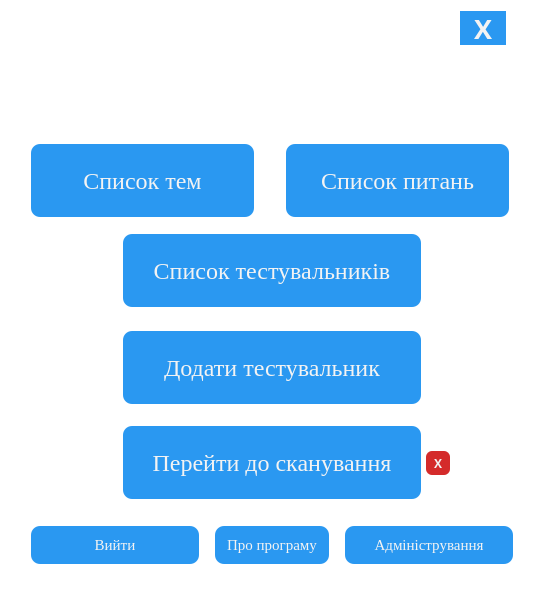
<?xml version="1.0" encoding="UTF-8"?>
<ui version="4.0">
 <class>MainWindow</class>
 <widget class="QMainWindow" name="MainWindow">
  <property name="geometry">
   <rect>
    <x>0</x>
    <y>0</y>
    <width>543</width>
    <height>590</height>
   </rect>
  </property>
  <property name="windowTitle">
   <string>Головне вікно</string>
  </property>
  <property name="styleSheet">
   <string notr="true">QMainWindow {
	 background-color: #ffffff;
}</string>
  </property>
  <widget class="QWidget" name="centralWidget">
   <widget class="QPushButton" name="themesButton">
    <property name="geometry">
     <rect>
      <x>30</x>
      <y>143</y>
      <width>225</width>
      <height>75</height>
     </rect>
    </property>
    <property name="sizePolicy">
     <sizepolicy hsizetype="Minimum" vsizetype="Preferred">
      <horstretch>0</horstretch>
      <verstretch>0</verstretch>
     </sizepolicy>
    </property>
    <property name="font">
     <font>
      <family>Georgia</family>
      <pointsize>18</pointsize>
      <weight>50</weight>
      <bold>false</bold>
     </font>
    </property>
    <property name="styleSheet">
     <string notr="true">QPushButton:hover {
	background-color: #4BB2FF;
	color: #EFEFEF;
	border-style: solid;
	border-width: 2px;
	border-radius: 10px;
	border-color: transparent;
	padding: 6px;
}
QPushButton {
	background-color: #2A98F1;
	color: #F3F3F3;
	border-style: solid;
	border-width: 2px;
	border-radius: 10px;
	border-color: transparent;
	padding: 6px;
}
QPushButton:pressed {
	background-color: #258bd9;
	color: #ffffff;
	border-style: solid;
	border-width: 2px;
	border-radius: 10px;
	border-color: transparent;
	padding: 6px;
}
QPushButton:!enabled {
	background-color: #f7f7f7;
	color: #5a5a5a;
	border-style: solid;
	border-width: 2px;
	border-radius: 10px;
	border-color: #d6d6d6;
	padding: 6px;
}</string>
    </property>
    <property name="text">
     <string>Список тем</string>
    </property>
   </widget>
   <widget class="QPushButton" name="adminButton">
    <property name="geometry">
     <rect>
      <x>344</x>
      <y>525</y>
      <width>170</width>
      <height>40</height>
     </rect>
    </property>
    <property name="font">
     <font>
      <family>Georgia</family>
      <pointsize>11</pointsize>
     </font>
    </property>
    <property name="styleSheet">
     <string notr="true">QPushButton:hover {
	background-color: #4BB2FF;
	color: #EFEFEF;
	border-style: solid;
	border-width: 2px;
	border-radius: 10px;
	border-color: transparent;
	padding: 6px;
}
QPushButton {
	background-color: #2A98F1;
	color: #F3F3F3;
	border-style: solid;
	border-width: 2px;
	border-radius: 10px;
	border-color: transparent;
	padding: 6px;
}
QPushButton:pressed {
	background-color: #258bd9;
	color: #ffffff;
	border-style: solid;
	border-width: 2px;
	border-radius: 10px;
	border-color: transparent;
	padding: 6px;
}
QPushButton:!enabled {
	background-color: #f7f7f7;
	color: #5a5a5a;
	border-style: solid;
	border-width: 2px;
	border-radius: 10px;
	border-color: #d6d6d6;
	padding: 6px;
}</string>
    </property>
    <property name="text">
     <string>Адміністрування</string>
    </property>
   </widget>
   <widget class="QPushButton" name="questionsButton">
    <property name="geometry">
     <rect>
      <x>285</x>
      <y>143</y>
      <width>225</width>
      <height>75</height>
     </rect>
    </property>
    <property name="font">
     <font>
      <family>Georgia</family>
      <pointsize>18</pointsize>
     </font>
    </property>
    <property name="styleSheet">
     <string notr="true">QPushButton:hover {
	background-color: #4BB2FF;
	color: #EFEFEF;
	border-style: solid;
	border-width: 2px;
	border-radius: 10px;
	border-color: transparent;
	padding: 6px;
}
QPushButton {
	background-color: #2A98F1;
	color: #F3F3F3;
	border-style: solid;
	border-width: 2px;
	border-radius: 10px;
	border-color: transparent;
	padding: 6px;
}
QPushButton:pressed {
	background-color: #258bd9;
	color: #ffffff;
	border-style: solid;
	border-width: 2px;
	border-radius: 10px;
	border-color: transparent;
	padding: 6px;
}
QPushButton:!enabled {
	background-color: #f7f7f7;
	color: #5a5a5a;
	border-style: solid;
	border-width: 2px;
	border-radius: 10px;
	border-color: #d6d6d6;
	padding: 6px;
}</string>
    </property>
    <property name="text">
     <string>Список питань</string>
    </property>
   </widget>
   <widget class="QPushButton" name="questionaryListButton">
    <property name="geometry">
     <rect>
      <x>122</x>
      <y>233</y>
      <width>300</width>
      <height>75</height>
     </rect>
    </property>
    <property name="font">
     <font>
      <family>Georgia</family>
      <pointsize>18</pointsize>
     </font>
    </property>
    <property name="styleSheet">
     <string notr="true">QPushButton:hover {
	background-color: #4BB2FF;
	color: #EFEFEF;
	border-style: solid;
	border-width: 2px;
	border-radius: 10px;
	border-color: transparent;
	padding: 6px;
}
QPushButton {
	background-color: #2A98F1;
	color: #F3F3F3;
	border-style: solid;
	border-width: 2px;
	border-radius: 10px;
	border-color: transparent;
	padding: 6px;
}
QPushButton:pressed {
	background-color: #258bd9;
	color: #ffffff;
	border-style: solid;
	border-width: 2px;
	border-radius: 10px;
	border-color: transparent;
	padding: 6px;
}
QPushButton:!enabled {
	background-color: #f7f7f7;
	color: #5a5a5a;
	border-style: solid;
	border-width: 2px;
	border-radius: 10px;
	border-color: #d6d6d6;
	padding: 6px;
}</string>
    </property>
    <property name="text">
     <string>Список тестувальників</string>
    </property>
   </widget>
   <widget class="QPushButton" name="closeButton">
    <property name="geometry">
     <rect>
      <x>460</x>
      <y>11</y>
      <width>46</width>
      <height>34</height>
     </rect>
    </property>
    <property name="sizePolicy">
     <sizepolicy hsizetype="Fixed" vsizetype="Fixed">
      <horstretch>0</horstretch>
      <verstretch>0</verstretch>
     </sizepolicy>
    </property>
    <property name="maximumSize">
     <size>
      <width>50</width>
      <height>50</height>
     </size>
    </property>
    <property name="font">
     <font>
      <family>Gadugi</family>
      <pointsize>20</pointsize>
      <weight>75</weight>
      <bold>true</bold>
     </font>
    </property>
    <property name="autoFillBackground">
     <bool>false</bool>
    </property>
    <property name="styleSheet">
     <string notr="true">QPushButton:hover {
	background-color: #d42b2b;
	color: #F3F3F3;
	border: 1px solid transparent;
}
QPushButton {
	background-color: #2A98F1;
	color: #F3F3F3;
	border: 1px solid transparent;
}
QPushButton:pressed {
	background-color: #ab2222;
	color: #fefefe;
	border: 1px solid transparent;
}</string>
    </property>
    <property name="text">
     <string>X</string>
    </property>
    <property name="flat">
     <bool>true</bool>
    </property>
   </widget>
   <widget class="QPushButton" name="openLoginButton">
    <property name="geometry">
     <rect>
      <x>30</x>
      <y>525</y>
      <width>170</width>
      <height>40</height>
     </rect>
    </property>
    <property name="font">
     <font>
      <family>Georgia</family>
      <pointsize>11</pointsize>
     </font>
    </property>
    <property name="styleSheet">
     <string notr="true">QPushButton:hover {
	background-color: #4BB2FF;
	color: #EFEFEF;
	border-style: solid;
	border-width: 2px;
	border-radius: 10px;
	border-color: transparent;
	padding: 6px;
}
QPushButton {
	background-color: #2A98F1;
	color: #F3F3F3;
	border-style: solid;
	border-width: 2px;
	border-radius: 10px;
	border-color: transparent;
	padding: 6px;
}
QPushButton:pressed {
	background-color: #258bd9;
	color: #ffffff;
	border-style: solid;
	border-width: 2px;
	border-radius: 10px;
	border-color: transparent;
	padding: 6px;
}
QPushButton:!enabled {
	background-color: #f7f7f7;
	color: #5a5a5a;
	border-style: solid;
	border-width: 2px;
	border-radius: 10px;
	border-color: #d6d6d6;
	padding: 6px;
}</string>
    </property>
    <property name="text">
     <string>Вийти</string>
    </property>
   </widget>
   <widget class="QPushButton" name="addQuestionaryButton">
    <property name="geometry">
     <rect>
      <x>122</x>
      <y>330</y>
      <width>300</width>
      <height>75</height>
     </rect>
    </property>
    <property name="font">
     <font>
      <family>Georgia</family>
      <pointsize>18</pointsize>
     </font>
    </property>
    <property name="styleSheet">
     <string notr="true">QPushButton:hover {
	background-color: #4BB2FF;
	color: #EFEFEF;
	border-style: solid;
	border-width: 2px;
	border-radius: 10px;
	border-color: transparent;
	padding: 6px;
}
QPushButton {
	background-color: #2A98F1;
	color: #F3F3F3;
	border-style: solid;
	border-width: 2px;
	border-radius: 10px;
	border-color: transparent;
	padding: 6px;
}
QPushButton:pressed {
	background-color: #258bd9;
	color: #ffffff;
	border-style: solid;
	border-width: 2px;
	border-radius: 10px;
	border-color: transparent;
	padding: 6px;
}
QPushButton:!enabled {
	background-color: #f7f7f7;
	color: #5a5a5a;
	border-style: solid;
	border-width: 2px;
	border-radius: 10px;
	border-color: #d6d6d6;
	padding: 6px;
}</string>
    </property>
    <property name="text">
     <string>Додати тестувальник</string>
    </property>
   </widget>
   <widget class="QPushButton" name="scanButton">
    <property name="geometry">
     <rect>
      <x>122</x>
      <y>425</y>
      <width>300</width>
      <height>75</height>
     </rect>
    </property>
    <property name="font">
     <font>
      <family>Georgia</family>
      <pointsize>18</pointsize>
     </font>
    </property>
    <property name="styleSheet">
     <string notr="true">QPushButton:hover {
	background-color: #4BB2FF;
	color: #EFEFEF;
	border-style: solid;
	border-width: 2px;
	border-radius: 10px;
	border-color: transparent;
	padding: 6px;
}
QPushButton {
	background-color: #2A98F1;
	color: #F3F3F3;
	border-style: solid;
	border-width: 2px;
	border-radius: 10px;
	border-color: transparent;
	padding: 6px;
}
QPushButton:pressed {
	background-color: #258bd9;
	color: #ffffff;
	border-style: solid;
	border-width: 2px;
	border-radius: 10px;
	border-color: transparent;
	padding: 6px;
}
QPushButton:!enabled {
	background-color: #f7f7f7;
	color: #5a5a5a;
	border-style: solid;
	border-width: 2px;
	border-radius: 10px;
	border-color: #d6d6d6;
	padding: 6px;
}</string>
    </property>
    <property name="text">
     <string>Перейти до сканування</string>
    </property>
   </widget>
   <widget class="QPushButton" name="aboutButton">
    <property name="geometry">
     <rect>
      <x>214</x>
      <y>525</y>
      <width>116</width>
      <height>40</height>
     </rect>
    </property>
    <property name="font">
     <font>
      <family>Georgia</family>
      <pointsize>11</pointsize>
     </font>
    </property>
    <property name="styleSheet">
     <string notr="true">QPushButton:hover {
	background-color: #4BB2FF;
	color: #EFEFEF;
	border-style: solid;
	border-width: 2px;
	border-radius: 10px;
	border-color: transparent;
	padding: 6px;
}
QPushButton {
	background-color: #2A98F1;
	color: #F3F3F3;
	border-style: solid;
	border-width: 2px;
	border-radius: 10px;
	border-color: transparent;
	padding: 6px;
}
QPushButton:pressed {
	background-color: #258bd9;
	color: #ffffff;
	border-style: solid;
	border-width: 2px;
	border-radius: 10px;
	border-color: transparent;
	padding: 6px;
}
QPushButton:!enabled {
	background-color: #f7f7f7;
	color: #5a5a5a;
	border-style: solid;
	border-width: 2px;
	border-radius: 10px;
	border-color: #d6d6d6;
	padding: 6px;
}</string>
    </property>
    <property name="text">
     <string>Про програму</string>
    </property>
   </widget>
   <widget class="QPushButton" name="clearPath">
    <property name="geometry">
     <rect>
      <x>425</x>
      <y>450</y>
      <width>26</width>
      <height>26</height>
     </rect>
    </property>
    <property name="font">
     <font>
      <family>Gadugi</family>
      <weight>75</weight>
      <bold>true</bold>
     </font>
    </property>
    <property name="styleSheet">
     <string notr="true">QPushButton:hover {
	background-color: #ef4949;
	color: #F3F3F3;
	border-style: solid;
	border-width: 2px;
	border-radius: 7px;
	border-color: transparent;
}
QPushButton {
	background-color: #d42b2b;
	color: #F3F3F3;
	border-style: solid;
	border-width: 2px;
	border-radius: 7px;
	border-color: transparent;
}
QPushButton:pressed {
	background-color: #ab2222;
	color: #fefefe;
	border-style: solid;
	border-width: 2px;
	border-radius: 7px;
	border-color: transparent;
}</string>
    </property>
    <property name="text">
     <string>X</string>
    </property>
   </widget>
   <widget class="QLabel" name="label_3">
    <property name="geometry">
     <rect>
      <x>120</x>
      <y>45</y>
      <width>300</width>
      <height>81</height>
     </rect>
    </property>
    <property name="autoFillBackground">
     <bool>false</bool>
    </property>
    <property name="text">
     <string/>
    </property>
    <property name="pixmap">
     <pixmap resource="res.qrc">:/logo3.jpg</pixmap>
    </property>
    <property name="scaledContents">
     <bool>true</bool>
    </property>
   </widget>
  </widget>
 </widget>
 <layoutdefault spacing="6" margin="11"/>
 <resources>
  <include location="res.qrc"/>
 </resources>
 <connections/>
</ui>
